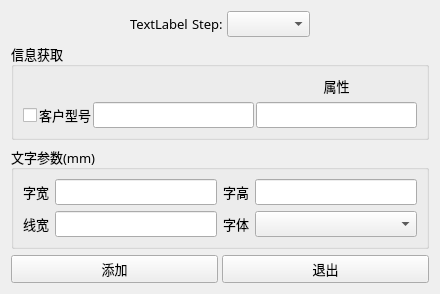
<?xml version="1.0" encoding="UTF-8"?>
<ui version="4.0">
 <class>Form</class>
 <widget class="QWidget" name="Form">
  <property name="geometry">
   <rect>
    <x>0</x>
    <y>0</y>
    <width>440</width>
    <height>277</height>
   </rect>
  </property>
  <property name="font">
   <font>
    <family>微软雅黑</family>
    <pointsize>10</pointsize>
   </font>
  </property>
  <property name="windowTitle">
   <string>添加CAM制作UDA</string>
  </property>
  <layout class="QVBoxLayout" name="verticalLayout">
   <item>
    <layout class="QHBoxLayout" name="horizontalLayout_7">
     <property name="spacing">
      <number>4</number>
     </property>
     <item>
      <spacer name="horizontalSpacer">
       <property name="orientation">
        <enum>Qt::Horizontal</enum>
       </property>
       <property name="sizeHint" stdset="0">
        <size>
         <width>40</width>
         <height>20</height>
        </size>
       </property>
      </spacer>
     </item>
     <item>
      <widget class="QLabel" name="label_job">
       <property name="text">
        <string>TextLabel</string>
       </property>
       <property name="alignment">
        <set>Qt::AlignCenter</set>
       </property>
      </widget>
     </item>
     <item>
      <layout class="QHBoxLayout" name="horizontalLayout_6" stretch="0,1">
       <property name="spacing">
        <number>4</number>
       </property>
       <item>
        <widget class="QLabel" name="label_8">
         <property name="text">
          <string>Step:</string>
         </property>
        </widget>
       </item>
       <item>
        <widget class="QComboBox" name="comboBox_step_selector"/>
       </item>
      </layout>
     </item>
     <item>
      <spacer name="horizontalSpacer_2">
       <property name="orientation">
        <enum>Qt::Horizontal</enum>
       </property>
       <property name="sizeHint" stdset="0">
        <size>
         <width>40</width>
         <height>20</height>
        </size>
       </property>
      </spacer>
     </item>
    </layout>
   </item>
   <item>
    <widget class="QGroupBox" name="groupBox">
     <property name="title">
      <string>信息获取</string>
     </property>
     <layout class="QGridLayout" name="gridLayout">
      <property name="leftMargin">
       <number>9</number>
      </property>
      <property name="topMargin">
       <number>9</number>
      </property>
      <property name="rightMargin">
       <number>9</number>
      </property>
      <property name="bottomMargin">
       <number>9</number>
      </property>
      <property name="horizontalSpacing">
       <number>2</number>
      </property>
      <property name="verticalSpacing">
       <number>6</number>
      </property>
      <item row="0" column="3">
       <widget class="QLabel" name="label_3">
        <property name="text">
         <string>属性</string>
        </property>
        <property name="alignment">
         <set>Qt::AlignCenter</set>
        </property>
       </widget>
      </item>
      <item row="1" column="0">
       <widget class="QCheckBox" name="checkBox">
        <property name="sizePolicy">
         <sizepolicy hsizetype="Minimum" vsizetype="Preferred">
          <horstretch>0</horstretch>
          <verstretch>0</verstretch>
         </sizepolicy>
        </property>
        <property name="cursor">
         <cursorShape>PointingHandCursor</cursorShape>
        </property>
        <property name="text">
         <string/>
        </property>
       </widget>
      </item>
      <item row="1" column="1">
       <widget class="QLabel" name="label_2">
        <property name="text">
         <string>客户型号</string>
        </property>
       </widget>
      </item>
      <item row="1" column="2">
       <widget class="QLineEdit" name="lineEdit_val">
        <property name="sizePolicy">
         <sizepolicy hsizetype="Expanding" vsizetype="Fixed">
          <horstretch>0</horstretch>
          <verstretch>0</verstretch>
         </sizepolicy>
        </property>
        <property name="font">
         <font>
          <family>黑体</family>
          <pointsize>10</pointsize>
         </font>
        </property>
       </widget>
      </item>
      <item row="1" column="3">
       <widget class="QLineEdit" name="lineEdit_attr">
        <property name="sizePolicy">
         <sizepolicy hsizetype="Expanding" vsizetype="Fixed">
          <horstretch>0</horstretch>
          <verstretch>0</verstretch>
         </sizepolicy>
        </property>
        <property name="font">
         <font>
          <family>黑体</family>
          <pointsize>10</pointsize>
         </font>
        </property>
       </widget>
      </item>
     </layout>
    </widget>
   </item>
   <item>
    <widget class="QGroupBox" name="groupBox_2">
     <property name="title">
      <string>文字参数(mm)</string>
     </property>
     <layout class="QGridLayout" name="gridLayout_2">
      <item row="0" column="0">
       <layout class="QHBoxLayout" name="horizontalLayout_2">
        <item>
         <widget class="QLabel" name="label_4">
          <property name="text">
           <string>字宽</string>
          </property>
         </widget>
        </item>
        <item>
         <widget class="QLineEdit" name="lineEdit_xSize"/>
        </item>
       </layout>
      </item>
      <item row="0" column="1">
       <layout class="QHBoxLayout" name="horizontalLayout_4">
        <item>
         <widget class="QLabel" name="label_5">
          <property name="text">
           <string>字高</string>
          </property>
         </widget>
        </item>
        <item>
         <widget class="QLineEdit" name="lineEdit_ySize"/>
        </item>
       </layout>
      </item>
      <item row="1" column="0">
       <layout class="QHBoxLayout" name="horizontalLayout_3">
        <item>
         <widget class="QLabel" name="label_6">
          <property name="text">
           <string>线宽</string>
          </property>
         </widget>
        </item>
        <item>
         <widget class="QLineEdit" name="lineEdit_lineWidth"/>
        </item>
       </layout>
      </item>
      <item row="1" column="1">
       <layout class="QHBoxLayout" name="horizontalLayout_5" stretch="0,1">
        <item>
         <widget class="QLabel" name="label_7">
          <property name="text">
           <string>字体</string>
          </property>
         </widget>
        </item>
        <item>
         <widget class="QComboBox" name="comboBox_fonts"/>
        </item>
       </layout>
      </item>
     </layout>
    </widget>
   </item>
   <item>
    <layout class="QHBoxLayout" name="horizontalLayout">
     <property name="spacing">
      <number>4</number>
     </property>
     <item>
      <widget class="QPushButton" name="pushButton_exec">
       <property name="cursor">
        <cursorShape>PointingHandCursor</cursorShape>
       </property>
       <property name="text">
        <string>添加</string>
       </property>
      </widget>
     </item>
     <item>
      <widget class="QPushButton" name="pushButton_exit">
       <property name="cursor">
        <cursorShape>PointingHandCursor</cursorShape>
       </property>
       <property name="text">
        <string>退出</string>
       </property>
      </widget>
     </item>
    </layout>
   </item>
  </layout>
 </widget>
 <resources/>
 <connections/>
</ui>
